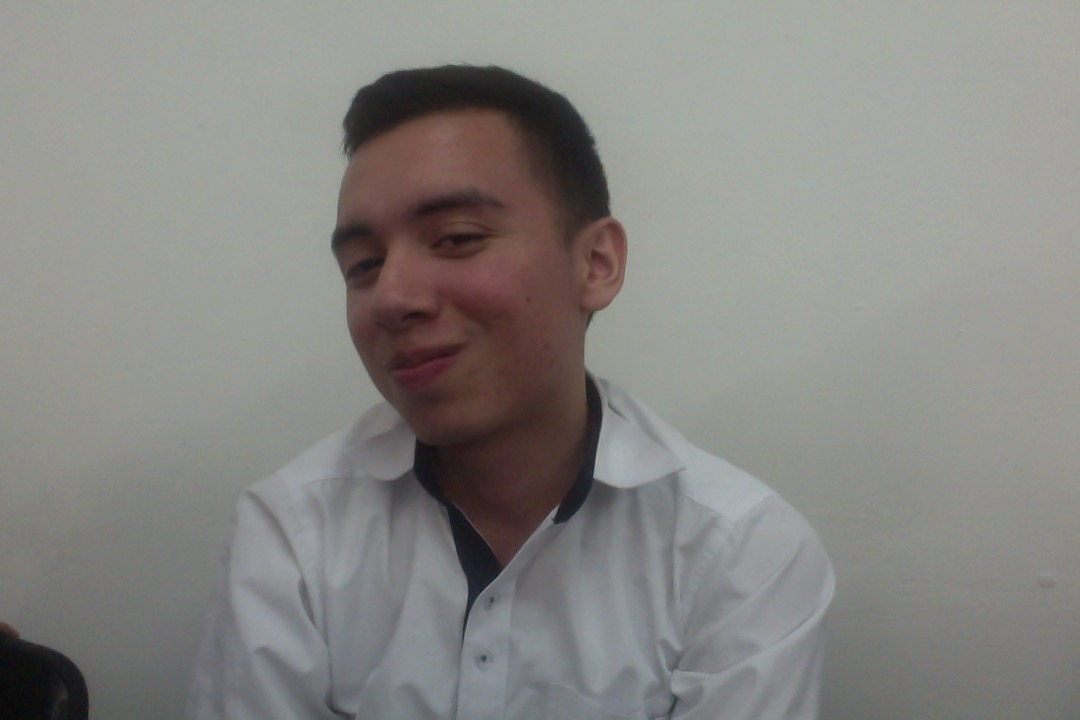
#> input picture images/1.jpg, 1080 x 720 px; its folder holds only this picture in this run
$ python faces-train.py
#> lines starting #> are read from the running program, lines starting #| are printed output that depends on the picture
import os
import cv2
import numpy as np
from PIL import Image
import pickle

BASE_DIR = os.path.dirname(os.path.abspath(__file__))
image_dir = os.path.join(BASE_DIR, "images")


face_cascade = cv2.CascadeClassifier('./haarcascade_frontalface_default.xml')
recognizer = cv2.face.LBPHFaceRecognizer_create()

print(face_cascade)

current_id = 0
label_ids = {}
y_labels = []
x_train = []

for root, dirs, files in os.walk(image_dir):
    for file in files:
        if file.endswith("png") or file.endswith("jpg"):
            path = os.path.join(root, file)
            label = os.path.basename(root).replace(" ", "-").lower()
            print(label, path)
            if not label in label_ids:
                label_ids[label] = current_id
                current_id += 1
            id_ = label_ids[label]
            print(label_ids)

            pill_image = Image.open(path).convert("L")
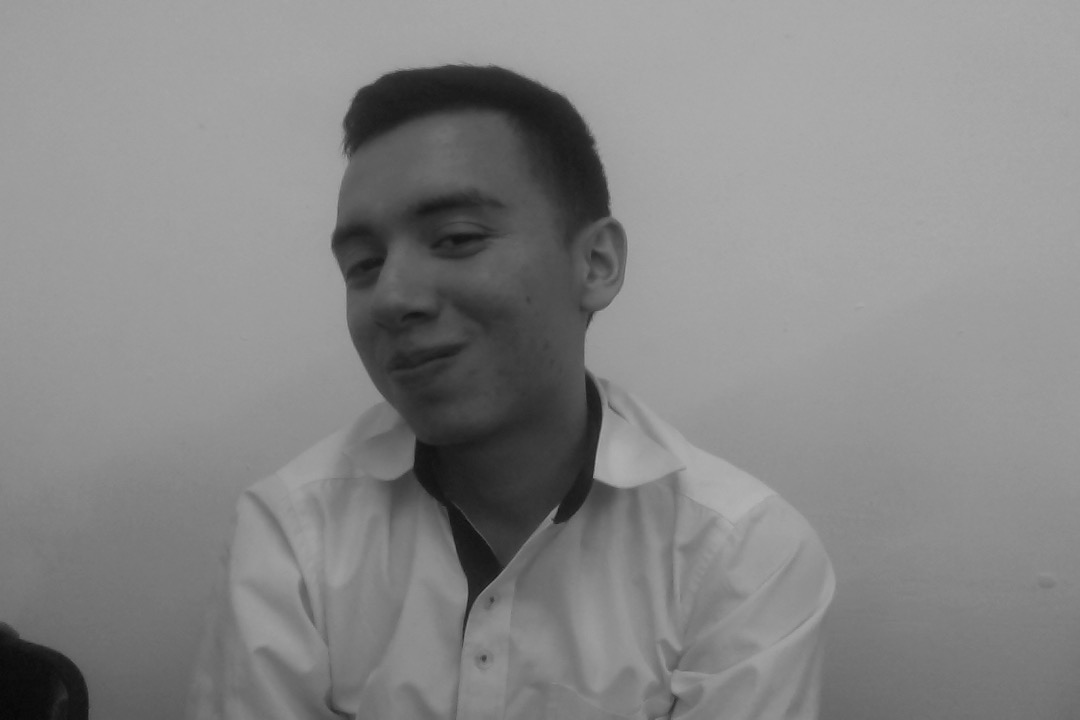
#> pill_image: PIL image 1080x720 L; min 6, max 178, mean 134
            image_array = np.array(pill_image, "uint8")
            print(image_array)
#> (printed output is left out)
            faces = face_cascade.detectMultiScale(image_array, scaleFactor=1.5, minNeighbors = 5)
#> faces = [[292, 130, 273, 273]]

            for (x,y,w,h) in faces:
                roi =image_array [y:y+h, x:x+w]
                x_train.append(roi)
                y_labels.append(id_)
#> this loop made 1 pass
#> pass 1, `roi =image_array [y:y+h, x:x+w]`:
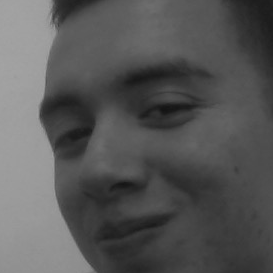
#> roi: shape (273, 273); min 19, max 164, mean 87.6
#> after the loop, x_train = 1 item; y_labels = [0]


with open ("labels.pickle", "wb") as f:
    pickle.dump(label_ids, f)

recognizer.train(x_train, np.array(y_labels))
recognizer.save("trainner.yml")

$ run again, on images/Foto el 24-07-19 a la(s) 9.16 p.m. #3.jpg
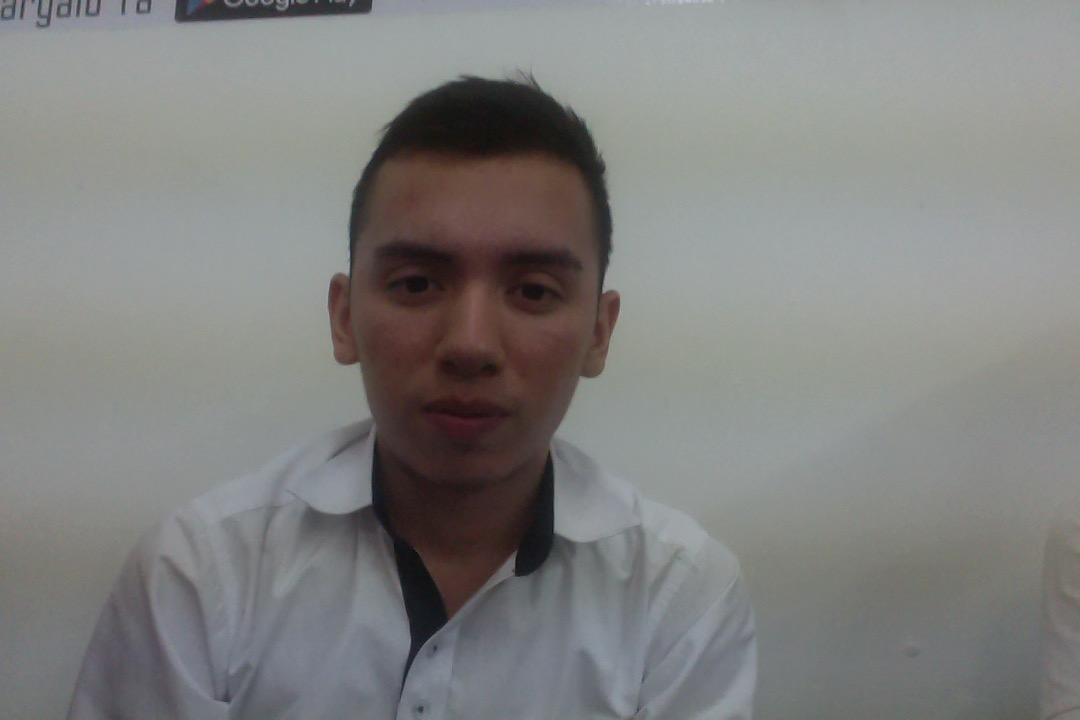
#> input picture images/Foto el 24-07-19 a la(s) 9.16 p.m. #3.jpg, 1080 x 720 px
#> `pill_image = Image.open(path).convert("L")`:
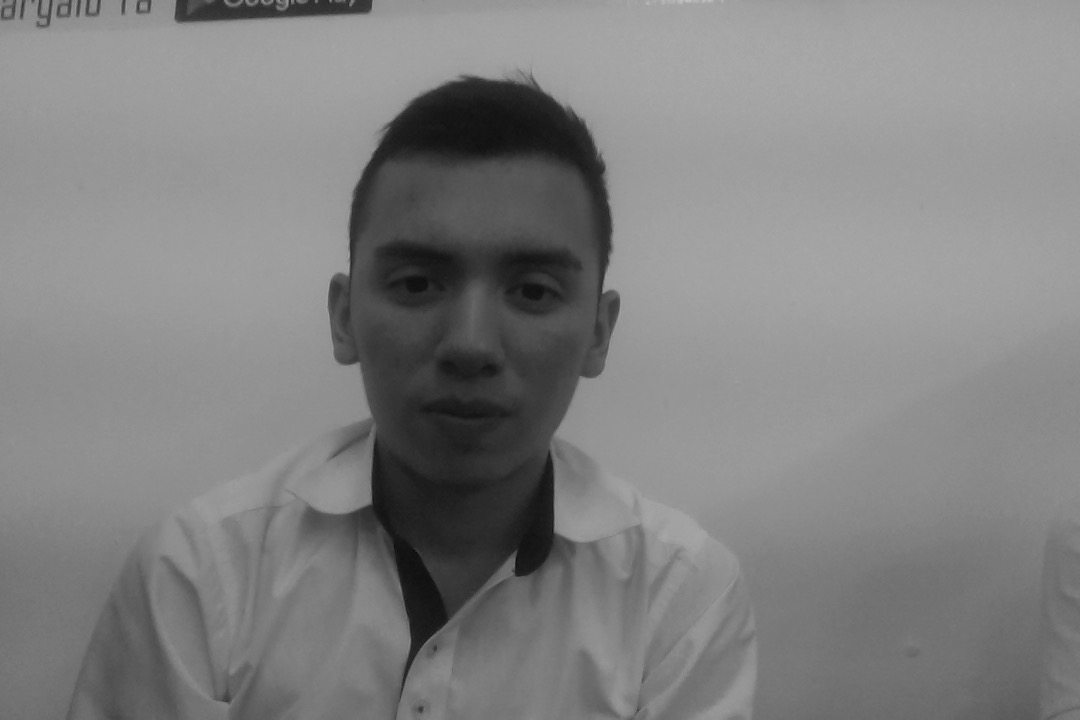
#> pill_image: PIL image 1080x720 L; min 10, max 194, mean 128.8
#> (printed output is left out)
#> faces = [[338, 176, 273, 273]]
#> the loop `for (x,y,w,h) in faces:` made 1 pass
#> pass 1, `roi =image_array [y:y+h, x:x+w]`:
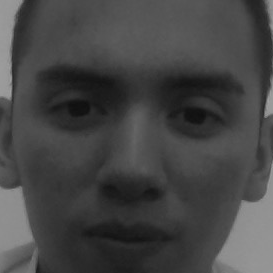
#> roi: shape (273, 273); min 14, max 161, mean 69.5
#> after the loop `for (x,y,w,h) in faces:`: x_train = 1 item; y_labels = [0]

$ run again, on images/Foto el 24-07-19 a la(s) 9.16 p.m..jpg
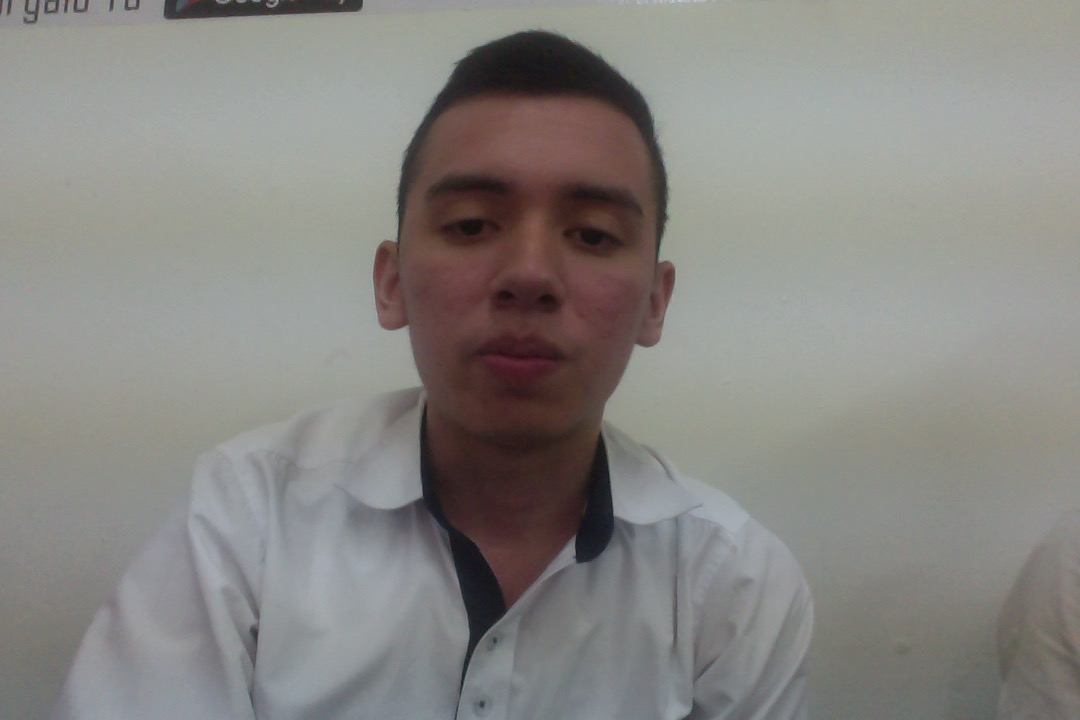
#> input picture images/Foto el 24-07-19 a la(s) 9.16 p.m..jpg, 1080 x 720 px
#> `pill_image = Image.open(path).convert("L")`:
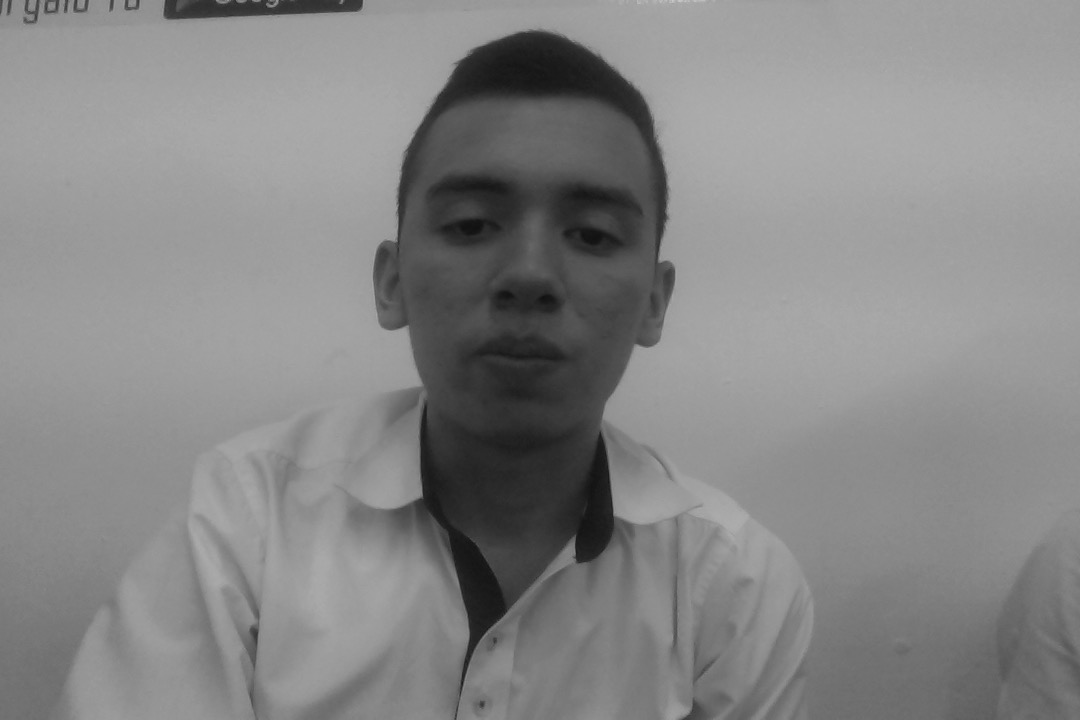
#> pill_image: PIL image 1080x720 L; min 16, max 202, mean 134.4
#> (printed output is left out)
#> faces = [[395, 113, 273, 273]]
#> the loop `for (x,y,w,h) in faces:` made 1 pass
#> pass 1, `roi =image_array [y:y+h, x:x+w]`:
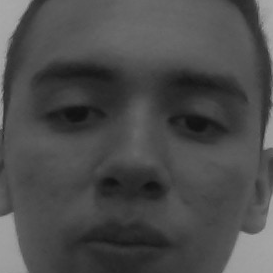
#> roi: shape (273, 273); min 16, max 168, mean 75.7
#> after the loop `for (x,y,w,h) in faces:`: x_train = 1 item; y_labels = [0]

$ run again, on images/Foto el 24-07-19 a la(s) 9.17 p.m..jpg
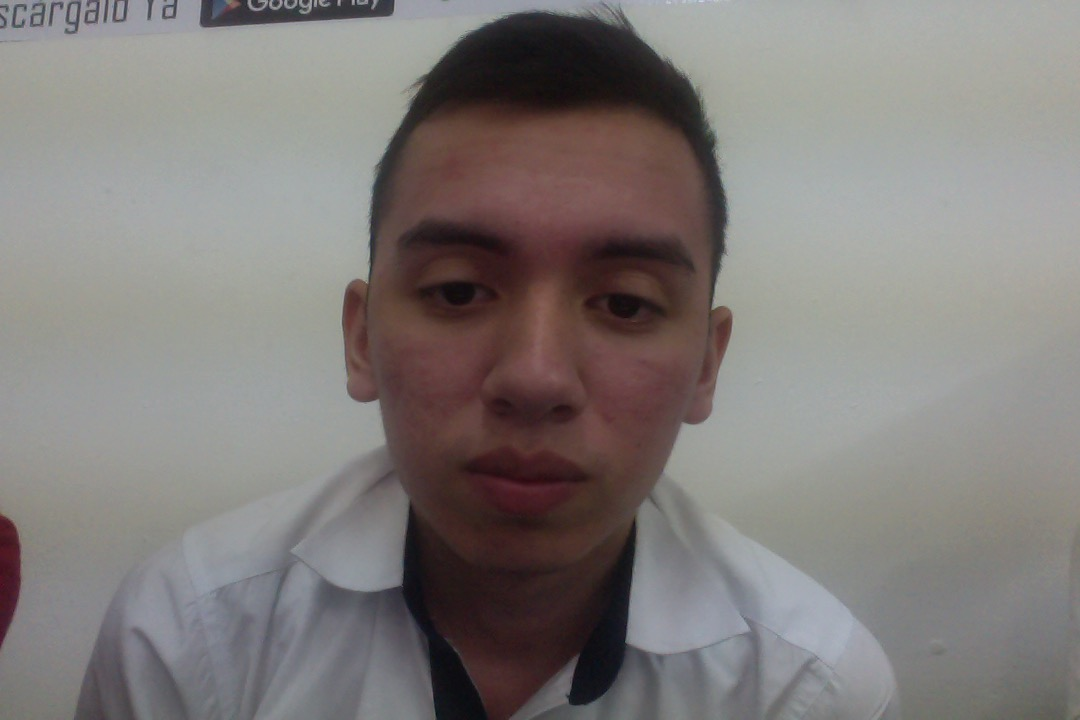
#> input picture images/Foto el 24-07-19 a la(s) 9.17 p.m..jpg, 1080 x 720 px
#> `pill_image = Image.open(path).convert("L")`:
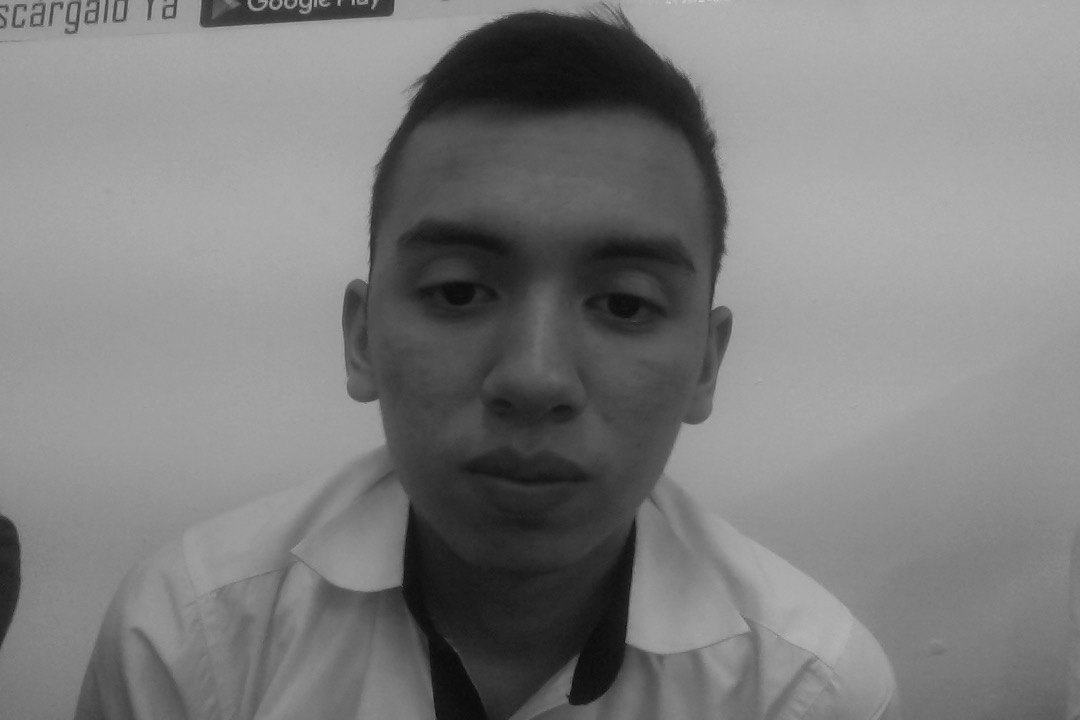
#> pill_image: PIL image 1080x720 L; min 11, max 212, mean 125.6
#> (printed output is left out)
#> faces = [[338, 133, 410, 410]]
#> the loop `for (x,y,w,h) in faces:` made 1 pass
#> pass 1, `roi =image_array [y:y+h, x:x+w]`:
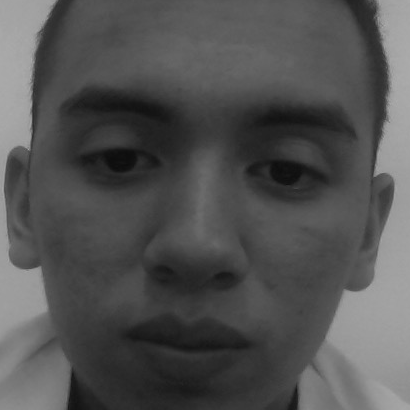
#> roi: shape (410, 410); min 13, max 172, mean 82.5
#> after the loop `for (x,y,w,h) in faces:`: x_train = 1 item; y_labels = [0]
